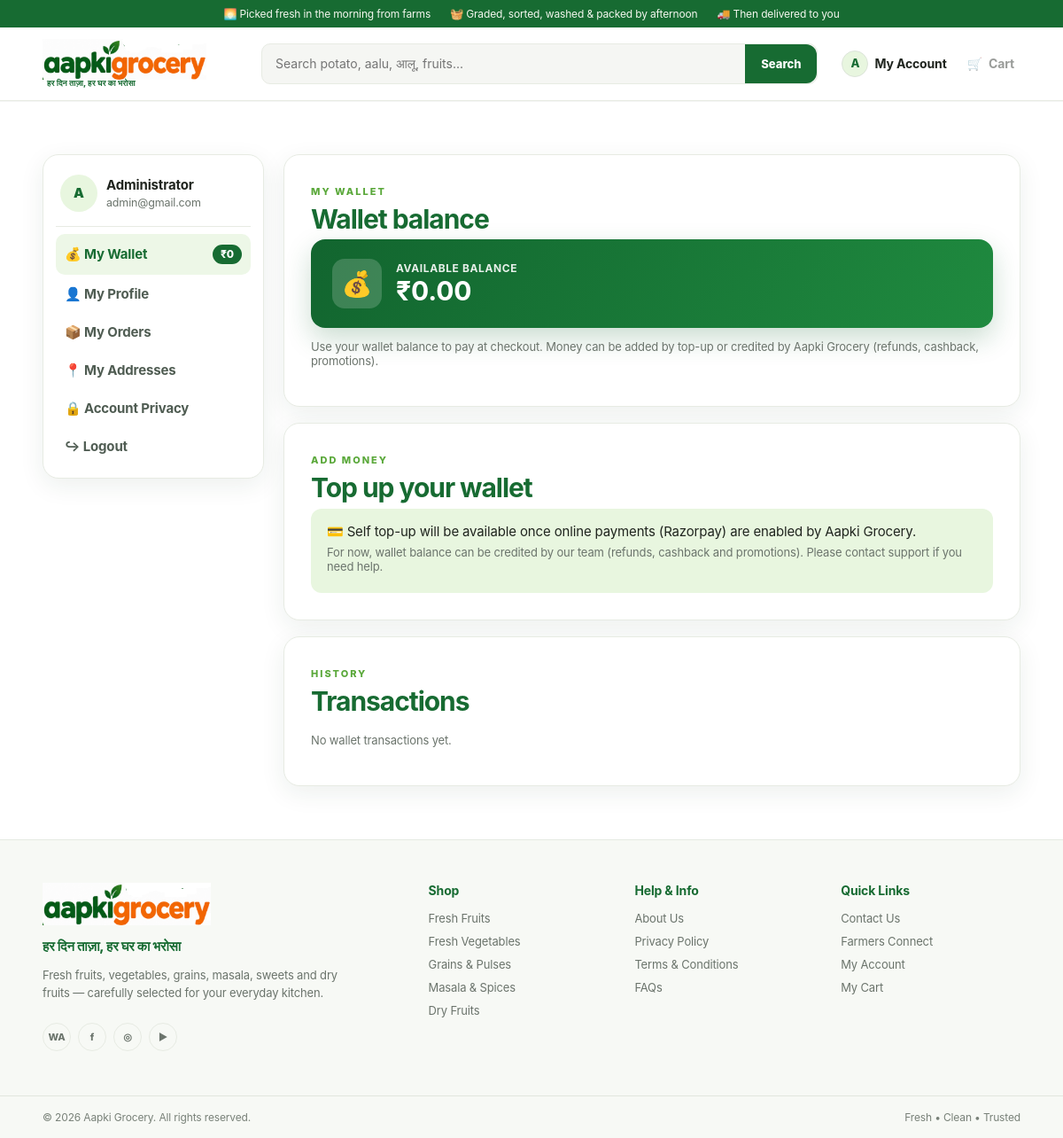
/account/wallet.php (signed in), run on the app's committed database.
### tables this page shows
CREATE TABLE `users` (
  `id` bigint(20) UNSIGNED NOT NULL,
  `name` varchar(120) NOT NULL,
  `first_name` varchar(80) DEFAULT NULL,
  `last_name` varchar(80) DEFAULT NULL,
  `email` varchar(190) DEFAULT NULL,
  `phone` varchar(20) DEFAULT NULL,
  `avatar` varchar(500) DEFAULT NULL,
  `password_hash` varchar(255) DEFAULT NULL,
  `provider` enum('local','google','facebook') NOT NULL DEFAULT 'local',
  `provider_id` varchar(190) DEFAULT NULL,
  `role_slug` varchar(80) NOT NULL DEFAULT 'customer',
  `points` int(10) UNSIGNED NOT NULL DEFAULT 0,
  `wallet_balance` decimal(10,2) NOT NULL DEFAULT 0.00,
  `remember_token_hash` varchar(255) DEFAULT NULL,
  `referral_code` varchar(32) DEFAULT NULL,
  `referred_by` bigint(20) UNSIGNED DEFAULT NULL,
  `is_active` tinyint(1) NOT NULL DEFAULT 1,
  `remarks` text DEFAULT NULL,
  `created_at` timestamp NOT NULL DEFAULT current_timestamp(),
  `updated_at` timestamp NOT NULL DEFAULT current_timestamp() ON UPDATE current_timestamp()
);

### config/config.php (called while the page is built, shortened)
<?php
function e(?string $v):string{return htmlspecialchars($v??'',ENT_QUOTES,'UTF-8');}
function url(string $p=''):string{return BASE_URL.ltrim($p,'/');}
function user_id():?int{return isset($_SESSION['user_id'])?(int)$_SESSION['user_id']:null;}
function is_logged_in():bool{return user_id()!==null;}
function setting(PDO $pdo,string $key,string $default=''):string{static $cache=[];if(array_key_exists($key,$cache))return $cache[$key];$s=$pdo->prepare('SELECT setting_value FROM settings WHERE setting_key=? LIMIT 1');$s->execute([$key]);return $cache[$key]=(string)($s->fetchColumn()??$default);}
function setting_bool(PDO $pdo,string $key,bool $default=false):bool{return setting($pdo,$key,$default?'1':'0')==='1';}

### lib/wallet.php (called while the page is built, shortened)
<?php
function wallet_balance(PDO $pdo, int $userId): float {
    $s = $pdo->prepare('SELECT wallet_balance FROM users WHERE id=?');
    $s->execute([$userId]);
    return (float)($s->fetchColumn() ?: 0);
}
function wallet_transactions(PDO $pdo, int $userId, int $limit = 50): array {
    $limit = max(1, min(200, $limit));
    $s = $pdo->prepare('SELECT * FROM wallet_transactions WHERE user_id=? ORDER BY id DESC LIMIT '.$limit);
    $s->execute([$userId]);
    return $s->fetchAll();
}

### lib/razorpay.php (called while the page is built, shortened)
<?php
function razorpay_enabled(PDO $pdo): bool {
    return setting_bool($pdo,'razorpay_enabled',false)
        && razorpay_key_id($pdo) !== ''
        && razorpay_key_secret($pdo) !== '';
}

### account/wallet.php (the view, shortened to what this page needs)
<?php
require_once __DIR__.'/../config/db.php';
require_once __DIR__.'/../lib/wallet.php';
$pdo=db();
$uid=user_id();
$u=$pdo->prepare('SELECT * FROM users WHERE id=?'); $u->execute([$uid]); $u=$u->fetch();
require_once __DIR__.'/../lib/razorpay.php';
$razorpayLive = razorpay_enabled($pdo);
$balance = wallet_balance($pdo,$uid);
$txns    = wallet_transactions($pdo,$uid,50);
$title='My Wallet | '.APP_NAME; include __DIR__.'/../includes/header.php';
?>
<section class="container page account-page">
<div class="account-shell">
<aside class="account-sidebar panel">
  <div class="account-user"><div class="avatar"><?=e(strtoupper(substr(($u['first_name']??$u['name']??'U'),0,1)))?></div><div><b><?=e(trim(($u['first_name']??'').' '.($u['last_name']??''))?:$u['name'])?></b><small><?=e($u['email'])?></small></div></div>
  <a class="wallet-link active" href="<?=url('account/wallet.php')?>">💰 My Wallet<span class="wallet-badge">₹<?=number_format($balance,0)?></span></a>
  <a href="<?=url('account/')?>">👤 My Profile</a>
  <a href="<?=url('account/orders.php')?>">📦 My Orders</a>
  <a href="<?=url('account/#addresses')?>">📍 My Addresses</a>
  <a href="<?=url('account/#privacy')?>">🔒 Account Privacy</a>
  <a href="<?=url('logout.php')?>">↪ Logout</a>
</aside>
<main class="account-main">
<section class="panel">
  <div class="panel-head"><div><span class="eyebrow">MY WALLET</span><h2>Wallet balance</h2></div></div>
  <div class="wallet-hero">
    <div class="wallet-hero-icon">💰</div>
    <div><small>AVAILABLE BALANCE</small><strong>₹<?=number_format($balance,2)?></strong></div>
  </div>
  <p class="hint">Use your wallet balance to pay at checkout. Money can be added by top-up or credited by Aapki Grocery (refunds, cashback, promotions).</p>
</section>
<section class="panel" id="topup">
  <div class="panel-head"><div><span class="eyebrow">ADD MONEY</span><h2>Top up your wallet</h2></div></div>
  <?php if($razorpayLive): ?>
    <form method="post" action="<?=url('account/wallet-topup.php')?>" class="account-form wallet-topup-form">
      <input type="hidden" name="csrf" value="<?=e(csrf_token())?>">
      <label>Amount (₹)<input name="amount" type="number" min="10" step="1" placeholder="Enter amount, e.g. 500" required></label>
      <div class="wallet-quick">
        <?php foreach([100,250,500,1000] as $q): ?><button type="button" class="btn wallet-quick-btn" data-amt="<?=$q?>">+₹<?=$q?></button><?php endforeach; ?>
      </div>
      <button class="btn btn-primary">Proceed to pay</button>
    </form>
    <script>
    document.querySelectorAll('.wallet-quick-btn').forEach(function(b){b.addEventListener('click',function(){var i=document.querySelector('.wallet-topup-form [name=amount]');i.value=(parseInt(i.value||'0',10)+parseInt(b.dataset.amt,10));});});
    </script>
  <?php else: ?>
    <div class="wallet-topup-disabled">
      <p>💳 Self top-up will be available once online payments (Razorpay) are enabled by Aapki Grocery.</p>
      <p class="hint">For now, wallet balance can be credited by our team (refunds, cashback and promotions). Please contact support if you need help.</p>
    </div>
  <?php endif; ?>
</section>
<section class="panel">
  <div class="panel-head"><div><span class="eyebrow">HISTORY</span><h2>Transactions</h2></div></div>
  <?php if(!$txns): ?>
    <p class="hint">No wallet transactions yet.</p>
  <?php endif; ?>
</section>
</main></div></section>
<?php include __DIR__.'/../includes/footer.php'; ?>

### includes/header.php (shortened to what this page needs)
<?php require_once __DIR__.'/../config/db.php'; $pdo=$pdo??db(); ?>
<!doctype html><html lang="en"><head><link rel="stylesheet" href="<?=url('assets/css/style.css')?>?v=<?php echo time();?>"></head><body><header class="site-header"><div class="topbar topbar-steps"><span>🌅 Picked fresh in the morning from farms</span><span>🧺 Graded, sorted, washed &amp; packed by afternoon</span><span>🚚 Then delivered to you</span></div><div class="nav container"><a class="brand" href="<?=url()?>"><span class="brand-mark"><img src="<?=url('assets/logo.png')?>" alt="Aapki Grocery" width="314" height="78"><span class="brand-tagline">हर दिन ताज़ा, हर घर का भरोसा</span></span></a><form class="search" action="<?=url()?>" method="get" autocomplete="off"><input id="searchBox" name="q" value="<?=e($_GET['q']??'')?>" placeholder="Search potato, aalu, आलू, fruits..." aria-label="Search products"><button>Search</button></form><div class="nav-actions"><div class="account-menu"><?php
$hdrLoggedIn=is_logged_in();
$hdrAvatar=null;$hdrInitial='U';
if($hdrLoggedIn){
  $ha=$pdo->prepare('SELECT first_name,last_name,avatar FROM users WHERE id=?');$ha->execute([user_id()]);$hAcc=$ha->fetch();
  $hdrAvatar=trim((string)($hAcc['avatar']??''))?:null;
  $hdrInitial=strtoupper(substr(trim((string)($hAcc['first_name']??''))?:'U',0,1));
}
?><a href="<?=$hdrLoggedIn?url('account/'):url('login.php')?>" class="account-trigger" id="accountTrigger" aria-label="<?=$hdrLoggedIn?'My Account':'Login'?>"><span class="account-icon<?=$hdrLoggedIn?' account-avatar':''?>" aria-hidden="true"><?php if($hdrLoggedIn && $hdrAvatar): ?><img src="<?=e($hdrAvatar)?>" alt="" onerror="this.onerror=null;this.parentNode.classList.add('avatar-fallback');this.parentNode.textContent='<?=e($hdrInitial)?>';"><?php elseif($hdrLoggedIn): ?><span class="avatar-fallback-text"><?=e($hdrInitial)?></span><?php else: ?><svg viewBox="0 0 24 24" fill="none"><circle cx="12" cy="8" r="4" stroke="currentColor" stroke-width="2"/><path d="M4 21c.7-4 3.3-6 8-6s7.3 2 8 6" stroke="currentColor" stroke-width="2" stroke-linecap="round"/></svg><?php endif; ?></span><span class="account-label"><?=$hdrLoggedIn?'My Account':'Login'?></span></a></div><a id="cartLink" href="<?=url('cart/')?>">🛒 <span>Cart</span></a></div></div></header>
<main>

### data on the page
users: first_name "A", first_name "Administrator", email "admin@gmail.com", wallet_balance "0", wallet_balance "0.00"
